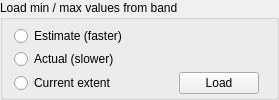
        <widget class="QGroupBox" name="groupBox_2">
         <property name="title">
          <string>Load min / max values from band</string>
         </property>
         <layout class="QGridLayout">
          <property name="topMargin">
           <number>4</number>
          </property>
          <property name="bottomMargin">
           <number>1</number>
          </property>
          <property name="horizontalSpacing">
           <number>6</number>
          </property>
          <property name="verticalSpacing">
           <number>1</number>
          </property>
          <item row="0" column="0">
           <widget class="QRadioButton" name="rbtnEstimateMinMax">
            <property name="text">
             <string>Estimate (faster)</string>
            </property>
           </widget>
          </item>
          <item row="0" column="1" colspan="3">
           <spacer>
            <property name="orientation">
             <enum>Qt::Horizontal</enum>
            </property>
            <property name="sizeHint" stdset="0">
             <size>
              <width>81</width>
              <height>20</height>
             </size>
            </property>
           </spacer>
          </item>
          <item row="1" column="0">
           <widget class="QRadioButton" name="rbtnActualMinMax">
            <property name="text">
             <string>Actual (slower)</string>
            </property>
           </widget>
          </item>
          <item row="1" column="1" colspan="2">
           <spacer>
            <property name="orientation">
             <enum>Qt::Horizontal</enum>
            </property>
            <property name="sizeHint" stdset="0">
             <size>
              <width>111</width>
              <height>20</height>
             </size>
            </property>
           </spacer>
          </item>
          <item row="2" column="0">
           <widget class="QRadioButton" name="rbtnExtentMinMax">
            <property name="text">
             <string>Current extent</string>
            </property>
           </widget>
          </item>
          <item row="2" column="2">
           <widget class="QPushButton" name="pbtnLoadMinMax">
            <property name="text">
             <string>Load</string>
            </property>
           </widget>
          </item>
          <item row="2" column="1">
           <spacer name="horizontalSpacer">
            <property name="orientation">
             <enum>Qt::Horizontal</enum>
            </property>
            <property name="sizeHint" stdset="0">
             <size>
              <width>40</width>
              <height>20</height>
             </size>
            </property>
           </spacer>
          </item>
         </layout>
        </widget>
